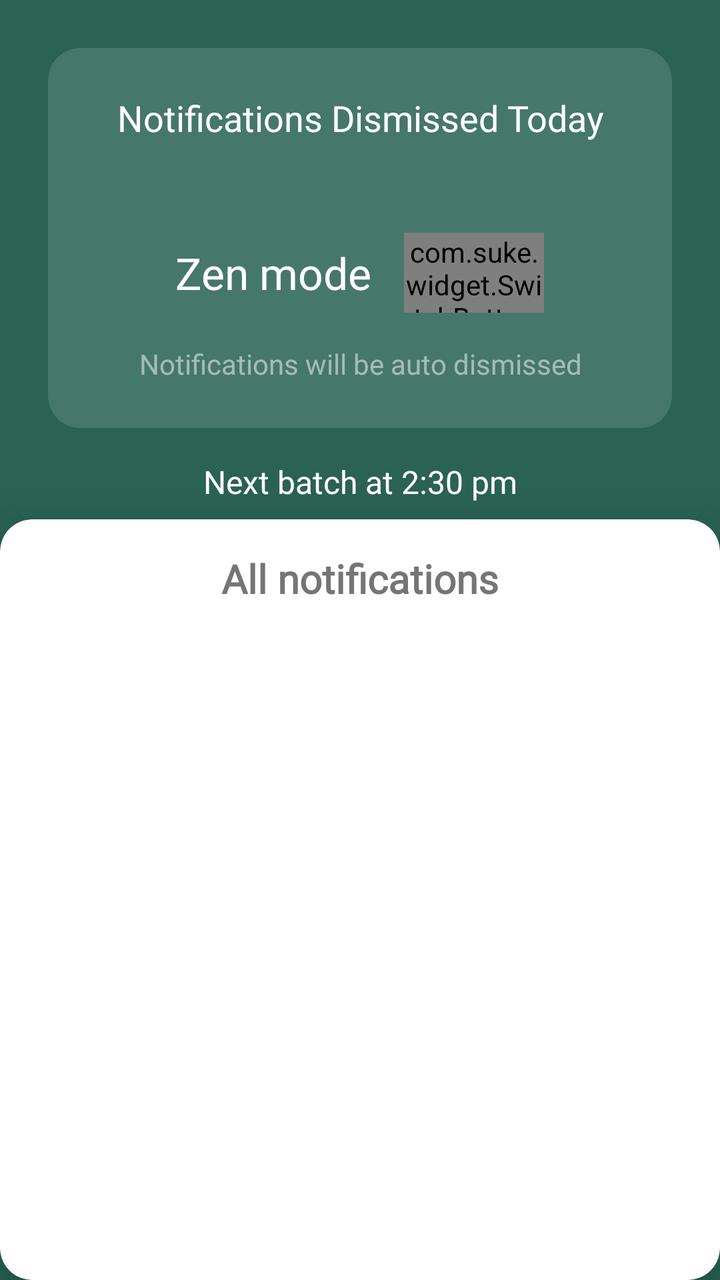
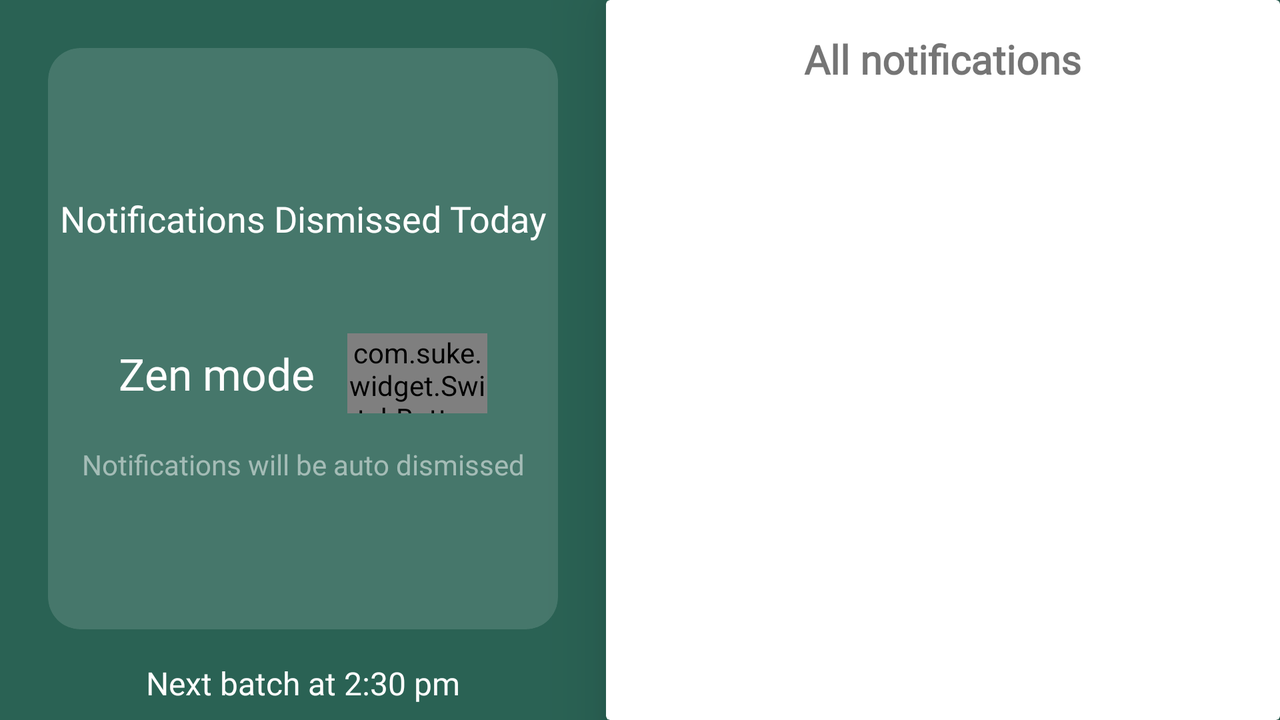

First picture: res/layout/ on a phone held upright. Second picture: the repository's own variant of that layout, on a device whose configuration matches the variant's folder. Source for both follows.
<!-- AndroidManifest.xml: application theme Theme.Zen -->
<!-- res/layout/fragment_dashboard.xml -->
<?xml version="1.0" encoding="utf-8"?>
<layout xmlns:android="http://schemas.android.com/apk/res/android"
    xmlns:tools="http://schemas.android.com/tools"
    xmlns:app="http://schemas.android.com/apk/res-auto">

    <data>

    </data>

    <LinearLayout
        android:layout_width="match_parent"
        android:orientation="vertical"
        android:layout_height="match_parent"
        android:background="?attr/colorPrimary">

        <androidx.cardview.widget.CardView
            android:layout_marginTop="24dp"
            android:layout_marginLeft="24dp"
            android:layout_marginRight="24dp"
            android:layout_marginBottom="16dp"
            app:cardCornerRadius="16dp"
            android:backgroundTint="#22FFFFFF"
            android:elevation="0dp"
            app:cardElevation="0dp"
            android:layout_width="match_parent"
            android:layout_height="0dp"
            android:layout_weight="1">

            <LinearLayout

                android:layout_width="match_parent"
                android:layout_height="match_parent"
                android:gravity="center"
                android:orientation="vertical">

                <TextView
                    android:text="Notifications Dismissed Today"
                    android:textAlignment="center"
                    android:textSize="18sp"
                    android:textColor="@color/white"
                    android:layout_width="match_parent"
                    android:layout_height="wrap_content" />

                <TextView
                    android:layout_marginTop="8dp"
                    android:id="@+id/txt_notification_count"
                    android:text=""
                    android:textAlignment="center"
                    android:textSize="28sp"
                    android:textColor="@color/white"
                    android:layout_width="match_parent"
                    android:layout_height="wrap_content" />
                <LinearLayout
                    android:layout_width="wrap_content"
                    android:layout_height="wrap_content">
<androidx.appcompat.widget.AppCompatTextView
    android:text="Zen mode"
    android:layout_gravity="center"
    android:textColor="@color/white"
    android:textSize="22sp"
    android:layout_marginRight="16dp"
    android:layout_width="wrap_content"
    android:layout_height="wrap_content"/>
                <com.suke.widget.SwitchButton
                    app:sb_checked="false"
                    app:sb_checked_color="@color/skin_color"
                    android:id="@+id/switch_button"
                    android:layout_width="70dp"
                    android:layout_height="40dp"/>
                </LinearLayout>
                <androidx.appcompat.widget.AppCompatTextView
                    android:textColor="#82FFFFFF"
                    android:layout_marginTop="16dp"
                    android:textAlignment="center"
                    android:text="@string/notifications_will_be_auto_dismissed"
                    android:layout_width="match_parent"
                    android:layout_height="wrap_content"/>
            </LinearLayout>
        </androidx.cardview.widget.CardView>
<androidx.appcompat.widget.AppCompatTextView
    android:id="@+id/txt_next_batch"
    android:textColor="@color/white"
    android:textSize="16sp"
    android:text="@string/next_batch_at_2_30_pm"
    android:textAlignment="center"
    android:layout_width="match_parent"
    android:layout_height="wrap_content"/>
        <androidx.cardview.widget.CardView
            android:layout_marginTop="8dp"
            android:layout_width="match_parent"
            app:cardElevation="20dp"
            app:cardCornerRadius="16dp"
            android:layout_weight="2"
            android:layout_height="0dp">

            <LinearLayout
                android:layout_width="match_parent"
                android:orientation="vertical"
                android:layout_height="match_parent">

                <androidx.appcompat.widget.AppCompatTextView
                    android:layout_margin="16dp"
                    android:textSize="20sp"
                    android:textStyle="bold"
                    android:text="All notifications"
                    android:layout_width="match_parent"
                    android:textAlignment="center"
                    android:layout_height="wrap_content" />

                <androidx.recyclerview.widget.RecyclerView

                    android:id="@+id/app_list"
                    android:layout_width="match_parent"
                    android:layout_height="wrap_content"

                    />
            </LinearLayout>

        </androidx.cardview.widget.CardView>

    </LinearLayout>
</layout>
<!-- resources referenced by this layout -->
<resources>
  <color name="skin_color">#E8BEBA</color>
  <color name="white">#FFFFFFFF</color>
  <string name="next_batch_at_2_30_pm">Next batch at 2:30 pm</string>
  <string name="notifications_will_be_auto_dismissed">Notifications will be auto dismissed</string>
  <style name="Theme.Zen" parent="Theme.MaterialComponents.DayNight.DarkActionBar">
          
          <item name="fontFamily">@font/poppins_regular</item>
          <item name="colorPrimary">@color/green_dark</item>
          <item name="colorPrimaryVariant">@color/green_dark_variant</item>
          <item name="colorOnPrimary">@color/white</item>
          
          <item name="colorSecondary">@color/light_yellow</item>
          <item name="colorSecondaryVariant">@color/teal_700</item>
          <item name="colorOnSecondary">@color/black</item>
          
          <item name="android:statusBarColor" tools:targetApi="l">?attr/colorPrimaryVariant</item>
  
          
      </style>
  <color name="green_dark">#2A6254</color>
  <color name="green_dark_variant">#1A3B32</color>
  <color name="light_yellow">#F2EBE4</color>
  <color name="teal_700">#FF018786</color>
  <color name="black">#FF000000</color>
</resources>
<!-- res/layout-land/fragment_dashboard.xml (the repository's variant of the layout above) -->
<!-- drawn on the phone turned sideways -->
<?xml version="1.0" encoding="utf-8"?>
<layout xmlns:android="http://schemas.android.com/apk/res/android"
    xmlns:tools="http://schemas.android.com/tools"
    xmlns:app="http://schemas.android.com/apk/res-auto">

    <data>

    </data>

    <LinearLayout
        android:layout_width="match_parent"
        android:orientation="horizontal"
        android:layout_height="match_parent"
        android:background="?attr/colorPrimary">
<LinearLayout
    android:layout_weight="1.8"
    android:layout_width="0dp"
    android:orientation="vertical"
    android:layout_height="match_parent">
        <androidx.cardview.widget.CardView
            android:layout_marginTop="24dp"
            android:layout_marginLeft="24dp"
            android:layout_marginRight="24dp"
            android:layout_marginBottom="16dp"
            app:cardCornerRadius="16dp"
            android:backgroundTint="#22FFFFFF"
            android:elevation="0dp"
            app:cardElevation="0dp"
            android:layout_width="match_parent"
            android:layout_height="0dp"
            android:layout_weight="1"
            >

            <LinearLayout

                android:layout_width="match_parent"
                android:layout_height="match_parent"
                android:gravity="center"
                android:orientation="vertical">

                <TextView
                    android:text="Notifications Dismissed Today"
                    android:textAlignment="center"
                    android:textSize="18sp"
                    android:textColor="@color/white"
                    android:layout_width="match_parent"
                    android:layout_height="wrap_content" />

                <TextView
                    android:layout_marginTop="8dp"
                    android:id="@+id/txt_notification_count"
                    android:text=""
                    android:textAlignment="center"
                    android:textSize="28sp"
                    android:textColor="@color/white"
                    android:layout_width="match_parent"
                    android:layout_height="wrap_content" />
                <LinearLayout
                    android:layout_width="wrap_content"
                    android:layout_height="wrap_content">
<androidx.appcompat.widget.AppCompatTextView
    android:text="Zen mode"
    android:layout_gravity="center"
    android:textColor="@color/white"
    android:textSize="22sp"
    android:layout_marginRight="16dp"
    android:layout_width="wrap_content"
    android:layout_height="wrap_content"/>
                <com.suke.widget.SwitchButton
                    app:sb_checked="false"
                    app:sb_checked_color="@color/skin_color"
                    android:id="@+id/switch_button"
                    android:layout_width="70dp"
                    android:layout_height="40dp"/>
                </LinearLayout>
                <androidx.appcompat.widget.AppCompatTextView
                    android:textColor="#82FFFFFF"
                    android:layout_marginTop="16dp"
                    android:textAlignment="center"
                    android:text="@string/notifications_will_be_auto_dismissed"
                    android:layout_width="match_parent"
                    android:layout_height="wrap_content"/>
            </LinearLayout>
        </androidx.cardview.widget.CardView>
    <androidx.appcompat.widget.AppCompatTextView
    android:textColor="@color/white"
    android:textSize="16sp"
    android:text="@string/next_batch_at_2_30_pm"
    android:textAlignment="center"
    android:layout_width="match_parent"
    android:layout_height="0dp"
        android:layout_weight="0.1"
        />
</LinearLayout>

        <androidx.cardview.widget.CardView
            android:layout_width="0dp"
            app:cardElevation="20dp"
            android:layout_weight="2"
            android:layout_height="match_parent">

            <LinearLayout
                android:layout_width="match_parent"
                android:orientation="vertical"
                android:layout_height="match_parent">

                <androidx.appcompat.widget.AppCompatTextView
                    android:layout_margin="16dp"
                    android:textSize="20sp"
                    android:textStyle="bold"
                    android:text="All notifications"
                    android:layout_width="match_parent"
                    android:textAlignment="center"
                    android:layout_height="wrap_content" />

                <androidx.recyclerview.widget.RecyclerView

                    android:id="@+id/app_list"
                    android:layout_width="match_parent"
                    android:layout_height="wrap_content"

                    />
            </LinearLayout>

        </androidx.cardview.widget.CardView>

    </LinearLayout>
</layout>
